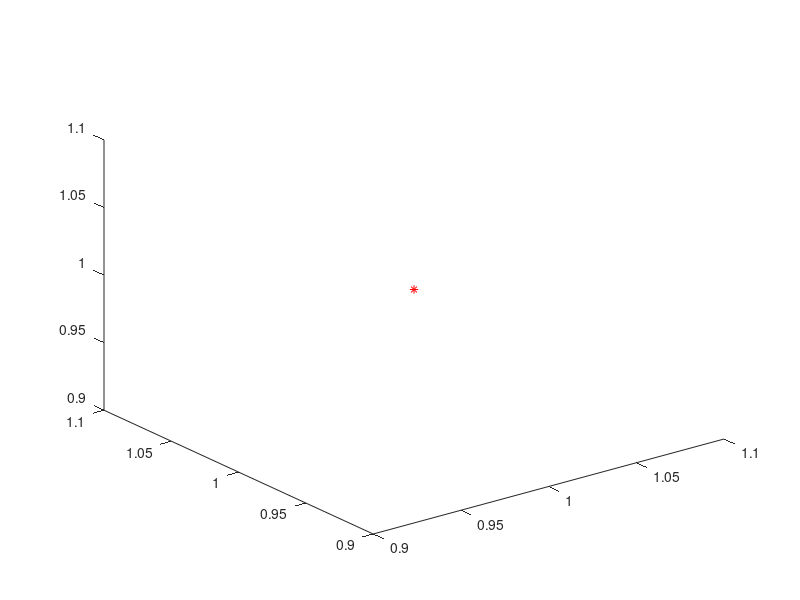

The MATLAB source for this figure: (Note: this script raises an error after producing the figure.)
% check the contour plot of the 3D
clc
clear 
close all
[X,Y,Z] = meshgrid(-2:.2:2);
V = X.*exp(-X.^2-Y.^2-Z.^2);

xslice = [-1.2,0.8,2];   
yslice = [];
zslice = [];
figure(1)
plot3(1,1,1,'r*')
hold on
contourslice(X,Y,Z,V,xslice,yslice,zslice)
view(3)
grid on